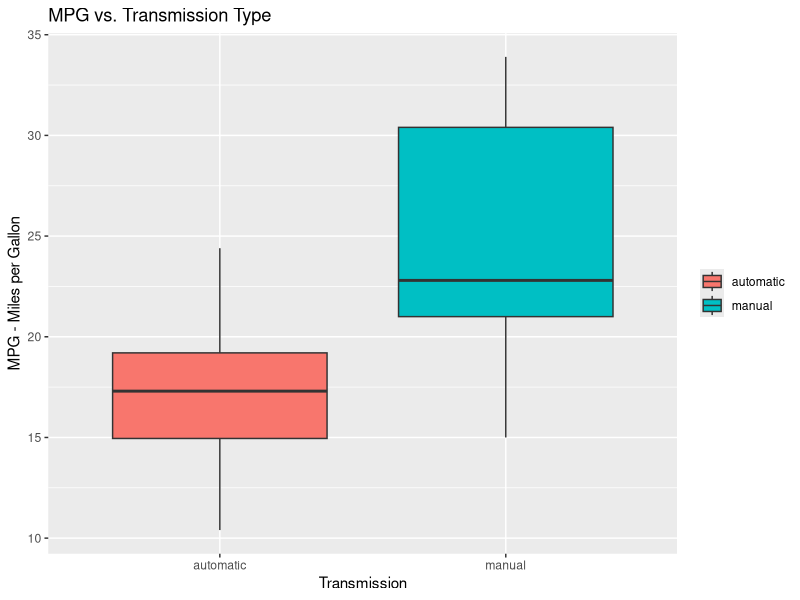

This chart was generated by the following R code:
## ---- chunk 1
knitr::opts_chunk$set(echo = TRUE)

library(ggplot2)
library(datasets)

data("mtcars")
## ---- chunk 2
mtcars_clean <- subset(mtcars, select = c("mpg", "cyl", "hp", "wt", "am", "gear"))
## ---- chunk 3
c(automatic = mean(mtcars[mtcars$am==0,]$mpg), manual = mean(mtcars[mtcars$am==1,]$mpg))
## ---- chunk 4
hypo.result <- t.test(mtcars[mtcars$am==0,]$mpg, mtcars[mtcars$am==1,]$mpg)
hypo.result$p.value
## ---- chunk 5
best.model <- step(lm(mpg ~ ., data = mtcars_clean), trace=0)
summary(best.model)
## ---- chunk 6
str(mtcars)
## ---- chunk 7
ggplot(mtcars, aes(x = factor(am, labels=c("automatic", "manual")), y = mpg, 
                   fill=factor(am, labels=c("automatic", "manual")))) +
    geom_boxplot() +
    scale_x_discrete(name = "Transmission") +
    scale_y_continuous(name = "MPG - Miles per Gallon") +
    ggtitle("MPG vs. Transmission Type") +
    theme(legend.title=element_blank())
## ---- chunk 8
summary(lm(mpg ~ am, mtcars))
summary(best.model)
